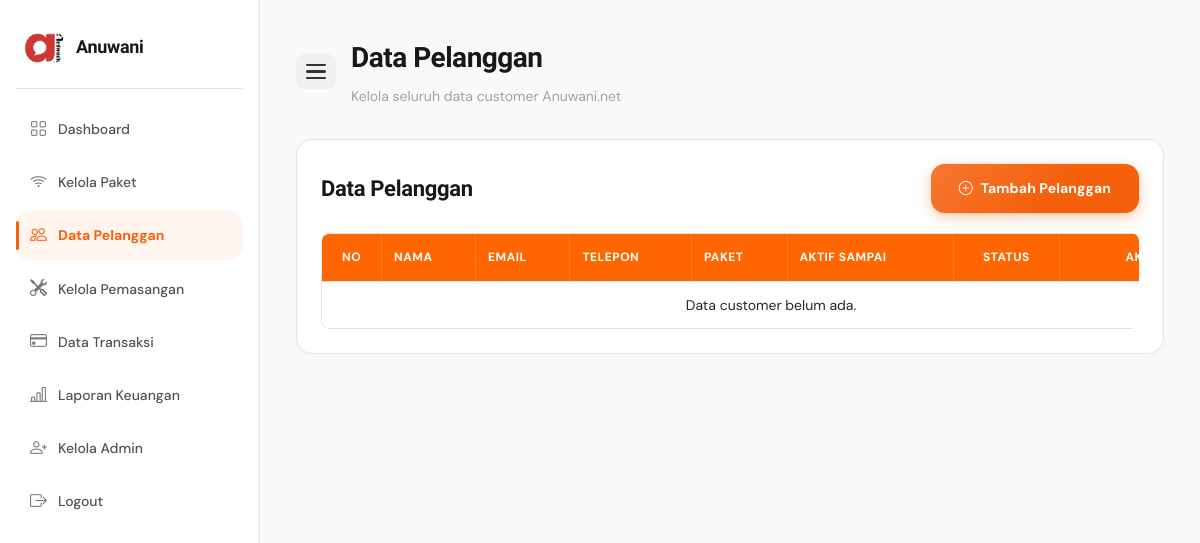
/admin/customer/index.php?page=6 (signed in), run on an earlier commit of the app's database.
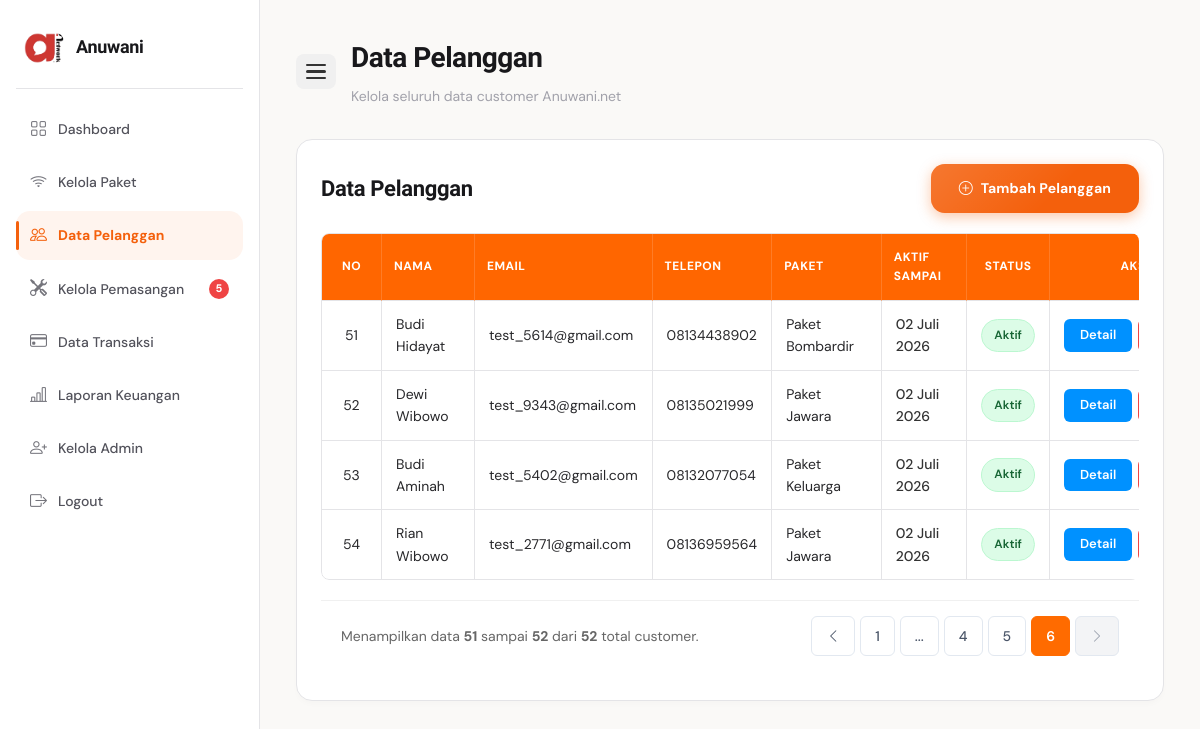
And on a later commit of the database.
### tables this page shows
CREATE TABLE `tb_langganan` (
  `id_langganan` int NOT NULL,
  `id_customer` int NOT NULL,
  `id_paket` int NOT NULL,
  `tanggal_mulai` date DEFAULT NULL,
  `tanggal_selesai` date DEFAULT NULL,
  `status_langganan` enum('aktif','suspend','berhenti','menunggu_verifikasi') DEFAULT 'aktif'
);

CREATE TABLE `tb_customer` (
  `id_customer` int NOT NULL,
  `id_user` int NOT NULL,
  `nama_customer` varchar(100) NOT NULL,
  `alamat_customer` text NOT NULL,
  `telepon_customer` varchar(20) DEFAULT NULL,
  `email_customer` varchar(100) DEFAULT NULL,
  `sumber_customer` enum('online','offline') DEFAULT NULL,
  `status_customer` enum('aktif','pending','nonaktif') DEFAULT 'pending',
  `created_at` timestamp NOT NULL DEFAULT CURRENT_TIMESTAMP
);

CREATE TABLE `tb_paket` (
  `id_paket` int NOT NULL,
  `nama_paket` varchar(100) NOT NULL,
  `harga` int NOT NULL,
  `kecepatan` varchar(50) NOT NULL,
  `deskripsi` text,
  `status` enum('aktif','nonaktif') DEFAULT 'aktif'
);

### admin/customer/index.php (the view, shortened to what this page needs)
<?php
require_once __DIR__ . '/../../koneksi.php';
$limit = 10;
$page = isset($_GET['page']) ? max(1, (int)$_GET['page']) : 1;
$offset = ($page - 1) * $limit;
$query_total = mysqli_query($koneksi, "SELECT COUNT(*) AS total FROM tb_customer");
$total_data = mysqli_fetch_assoc($query_total)['total'] ?? 0;
$total_pages = ceil($total_data / $limit);
$query = mysqli_query($koneksi, "
    SELECT
        tb_customer.*,
        tb_langganan.status_langganan,
        tb_langganan.tanggal_selesai,
        tb_paket.nama_paket
    FROM tb_customer
    LEFT JOIN tb_langganan ON tb_customer.id_customer = tb_langganan.id_customer
    LEFT JOIN tb_paket ON tb_langganan.id_paket = tb_paket.id_paket
    ORDER BY tb_customer.id_customer DESC
    LIMIT $limit OFFSET $offset
");
$query_notif_pemasangan = mysqli_query($koneksi, "
    SELECT COUNT(*) AS total
    FROM tb_pemasangan
    WHERE status_pemasangan = 'menunggu'
");
$total_notif_pemasangan = mysqli_fetch_assoc($query_notif_pemasangan)['total'] ?? 0;
function tgl_indo($tanggal) {
    $bulan_array = [
        1 => 'Januari', 'Februari', 'Maret', 'April', 'Mei', 'Juni',
        'Juli', 'Agustus', 'September', 'Oktober', 'November', 'Desember'
    ];
    $split = explode('-', $tanggal);
    return $split[2] . ' ' . $bulan_array[(int)$split[1]] . ' ' . $split[0];
}
?>
<!DOCTYPE html>
<html lang="id">
<head>
    <link rel="stylesheet" href="../../assets/css/style.css">
    <link rel="stylesheet" href="https://cdn.jsdelivr.net/npm/bootstrap-icons@1.11.3/font/bootstrap-icons.min.css">
</head>
<body>
<div class="dashboard-layout">
    <div class="sidebar">
        <div class="sidebar-logo">
            <img src="../../assets/images/logo.png" alt="Logo">
            <h2>Anuwani</h2>
        </div>
        <ul>
            <li><a href="../index.php"><i class="bi bi-grid"></i> <span>Dashboard</span></a></li>
            <li><a href="../paket/index.php"><i class="bi bi-wifi"></i> <span>Kelola Paket</span></a></li>
            <li><a href="index.php" class="active"><i class="bi bi-people"></i> <span>Data Pelanggan</span></a></li>
            <li>
                <a href="../pemasangan/index.php">
                    <i class="bi bi-tools"></i>
                    <span>Kelola Pemasangan</span>
                    <?php if ($total_notif_pemasangan > 0): ?>
                        <span class="notif-badge"><?= $total_notif_pemasangan; ?></span>
                    <?php endif; ?>
                </a>
            </li>
            <li>
                <a href="../transaksi/index.php">
                    <i class="bi bi-credit-card"></i> <span>Data Transaksi</span>
                </a>
            </li>
            <li><a href="../laporan_keuangan/index.php"><i class="bi bi-bar-chart-line"></i> <span>Laporan Keuangan</span></a></li>
            <li><a href="../admin_user/index.php"><i class="bi bi-person-plus"></i> <span>Kelola Admin</span></a></li>
            <li><a href="#" onclick="openLogoutModal()"><i class="bi bi-box-arrow-right"></i> <span>Logout</span></a></li>
        </ul>
    </div>
    <div class="dashboard-content">
        <div class="topbar">
            <button class="sidebar-toggle" id="sidebarToggle" aria-label="Toggle Sidebar">
                <span></span>
                <span></span>
                <span></span>
            </button>
            <div>
                <h1>Data Pelanggan</h1>
                <p>Kelola seluruh data customer Anuwani.net</p>
            </div>
        </div>
        <div class="table-card">
            <div class="table-header">
                <h3>Data Pelanggan</h3>
                <a href="tambah.php" class="btn-orange">
                    <i class="bi bi-plus-circle"></i> Tambah Pelanggan
                </a>
            </div>
            <div class="table-responsive-container">
                <table>
                    <thead>
                        <tr>
                            <th style="width: 60px; text-align: center;">No</th>
                            <th>Nama</th>
                            <th>Email</th>
                            <th>Telepon</th>
                            <th>Paket</th>
                            <th>Aktif Sampai</th>
                            <th style="text-align: center;">Status</th>
                            <th style="width: 160px; text-align: center;">Aksi</th>
                        </tr>
                    </thead>
                    <tbody>
                        <?php
                        $no = $offset + 1;
                        if (mysqli_num_rows($query) > 0) :
                            while ($data = mysqli_fetch_assoc($query)) :
                        ?>
                        <tr>
                            <td style="text-align: center;"><?= $no++; ?></td>
                            <td><?= htmlspecialchars($data['nama_customer'] ?? ''); ?></td>
                            <td><?= htmlspecialchars($data['email_customer'] ?? ''); ?></td>
                            <td><?= htmlspecialchars($data['telepon_customer'] ?? ''); ?></td>
                            <td><?= htmlspecialchars($data['nama_paket'] ?? '-'); ?></td>
                            <td>
                                <span style="font-weight: 500; color: #333;">
                                    <?= tgl_indo($data['tanggal_selesai']); ?>
                                </span>
                            </td>
                            <td style="text-align: center;">
                                <?php
                                $status = strtolower($data['status_langganan'] ?? '');
                                if ($status == 'aktif') :
                                ?>
                                    <span class="status-active">Aktif</span>
                                <?php elseif ($status == 'suspend') : ?>
                                    <span class="status-pending">Suspend</span>
                                <?php elseif ($status == 'berhenti') : ?>
                                    <span class="status-nonactive">Berhenti</span>
                                <?php else : ?>
                                    <span class="status-pending">Tidak Aktif</span>
                                <?php endif; ?>
                            </td>
                            <td>
                                <div class="table-action" style="display: flex; gap: 6px; justify-content: center;">
                                    <a href="detail.php?id=<?= $data['id_customer']; ?>" class="btn-edit">Detail</a>
                                </div>
                            </td>
                        </tr>
                        <?php
                            endwhile;
                        else :
                        ?>
                        <tr>
                            <td colspan="8" style="text-align: center; padding: 20px; color: #666;">Data customer belum ada.</td>
                        </tr>
                        <?php endif; ?>
                    </tbody>
                </table>
            </div>
            <?php if ($total_pages > 1) : ?>
            <div class="pagination-wrapper">
                <div class="pagination-info">
                    Menampilkan data <b><?= $offset + 1; ?></b> sampai <b><?= min($offset + $limit, $total_data); ?></b> dari <b><?= $total_data; ?></b> total customer.
                </div>
                <div class="pagination-buttons">
                    <?php if ($page > 1) : ?>
                        <a href="index.php?page=<?= $page - 1; ?>"><i class="bi bi-chevron-left"></i></a>
                    <?php else : ?>
                        <span class="disabled-btn"><i class="bi bi-chevron-left"></i></span>
                    <?php endif; ?>
                    <?php
                    $start_loop = max(1, $page - 2);
                    $end_loop = min($total_pages, $page + 2);
                    if ($start_loop > 1) {
                        echo '<a href="index.php?page=1">1</a>';
                        if ($start_loop > 2) echo '<span>...</span>';
                    }
                    for ($i = $start_loop; $i <= $end_loop; $i++) {
                        if ($page == $i) {
                            echo '<span class="active-page">' . $i . '</span>';
                        } else {
                            echo '<a href="index.php?page=' . $i . '">' . $i . '</a>';
                        }
                    }
                    ?>
                    <?php if ($page < $total_pages) : ?>
                        <a href="index.php?page=<?= $page + 1; ?>"><i class="bi bi-chevron-right"></i></a>
                    <?php else : ?>
                        <span class="disabled-btn"><i class="bi bi-chevron-right"></i></span>
                    <?php endif; ?>
                </div>
            </div>
            <?php endif; ?>
        </div>
    </div>
</div>
</body>
</html>

### admin/customer/index.php (style rules this page uses)
.notif-badge { display: inline-flex; align-items: center; justify-content: center; width: 20px; height: 20px; border-radius: 50%; background: #ef4444; color: #fff; font-size: 11px; font-weight: 800; margin-left: auto; flex-shrink: 0; animation: pulse-badge 1.8s ease-in-out infinite; }
.status-active { background: #dcfce7; color: #166534; padding: 6px 12px; border-radius: 20px; font-size: 12px; font-weight: 600; }
.dashboard-layout { display: flex !important; width: 100%; min-height: 100vh; overflow-x: hidden; }
.sidebar-toggle { display: flex !important; flex-direction: column; gap: 4px; background: #f0f0f0; border: none; padding: 10px; border-radius: 8px; cursor: pointer; margin-right: 15px; transition: background 0.2s; }
.sidebar-toggle span { display: block; width: 20px; height: 2.5px; background-color: #333; border-radius: 2px; }
.table-card { background: #ffffff !important; border-radius: 16px !important; padding: 24px !important; box-shadow: 0 4px 6px -1px rgba(0,0,0,0.02) !important; }
.table-header { display: flex !important; justify-content: space-between !important; align-items: center !important; margin-bottom: 20px !important; flex-wrap: wrap !important; gap: 15px !important; }
.table-responsive-container { overflow-x: auto; width: 100%; border-radius: 8px; }
.table-responsive-container table { width: 100% !important; min-width: 900px; border-collapse: separate !important; border-spacing: 0 !important; border: 1px solid #e4e4e7 !important; border-radius: 8px !important; overflow: hidden !important; }
.table-responsive-container table th { background: #ff6600 !important; color: #ffffff !important; text-transform: uppercase !important; font-size: 12px !important; font-weight: 700 !important; letter-spacing: .5px; padding: 14px 12px !important; border-bottom: 1px solid #e4e4e7 !important; border-right: 1px solid rgba(255,255,255,.15) !important; }
.table-responsive-container table th:last-child { border-right: none !important; }
.table-responsive-container table td { padding: 12px 14px !important; border-bottom: 1px solid #e4e4e7 !important; border-right: 1px solid #e4e4e7 !important; color: #27272a !important; vertical-align: middle; }
.table-responsive-container table td:last-child { border-right: none !important; }
.table-responsive-container table tr:last-child td { border-bottom: none !important; }
.pagination-wrapper { display: flex; justify-content: space-between; align-items: center; flex-wrap: wrap; gap: 15px; margin-top: 20px; padding-top: 15px; border-top: 1px solid #f0f0f0; padding-left: 20px; padding-right: 20px; padding-bottom: 20px; }
.pagination-info { font-size: 14px; color: #666; }
.pagination-buttons { display: flex; gap: 5px; list-style: none; padding: 0; margin: 0; }
.pagination-buttons a, .pagination-buttons span { display: inline-block; padding: 8px 14px; border-radius: 6px; border: 1px solid #e2e8f0; color: #4a5568; text-decoration: none; font-size: 14px; font-weight: 500; transition: all 0.2s; }
.pagination-buttons .active-page { background: #ff6b00; color: #ffffff; border-color: #ff6b00; font-weight: 600; }
.pagination-buttons .disabled-btn { color: #cbd5e1; background: #f8fafc; pointer-events: none; border-color: #e2e8f0; }
@media (min-width: 992px) { .sidebar { position: fixed !important; top: 0 !important; left: 0 !important; height: 100vh !important; z-index: 1000 !important; overflow-y: auto !important; width: 260px !important; min-width: 260px !important; max-width: 260px !important; transition: all 0.3s cubic-bezier(0.4, 0, 0.2, 1) !important; } }
@media (min-width: 992px) { .dashboard-content { flex-grow: 1 !important; margin-left: 260px !important; width: calc(100% - 260px) !important; transition: all 0.3s cubic-bezier(0.4, 0, 0.2, 1) !important; } }
@media (min-width: 992px) { .topbar { display: flex !important; align-items: center !important; justify-content: flex-start !important; } }
.btn-edit { display: inline-flex; align-items: center; justify-content: center; padding: 6px 16px; border-radius: 6px; font-size: 13px; font-weight: 600; background: #0091ff; color: #ffffff !important; text-decoration: none; border: none; transition: all .2s; }

What changed in the data, as far as the page shows it:
added tb_langganan: id_customer.nama_customer "Budi Hidayat", id_customer.email_customer "test_5614@gmail.com", id_customer.telepon_customer "08134438902", id_paket.nama_paket "Paket Bombardir", tanggal_selesai "02 Juli 2026", status_langganan "Aktif"
added tb_langganan: id_customer.nama_customer "Dewi Wibowo", id_customer.email_customer "test_9343@gmail.com", id_customer.telepon_customer "08135021999", id_paket.nama_paket "Paket Jawara", tanggal_selesai "02 Juli 2026", status_langganan "Aktif"
added tb_langganan: id_customer.nama_customer "Budi Aminah", id_customer.email_customer "test_5402@gmail.com", id_customer.telepon_customer "08132077054", id_paket.nama_paket "Paket Keluarga", tanggal_selesai "02 Juli 2026", status_langganan "Aktif"
added tb_langganan: id_customer.nama_customer "Rian Wibowo", id_customer.email_customer "test_2771@gmail.com", id_customer.telepon_customer "08136959564", id_paket.nama_paket "Paket Jawara", tanggal_selesai "02 Juli 2026", status_langganan "Aktif"
Also different on the page:
$total_notif_pemasangan: (not shown) → "5"
$offset + 1: (not shown) → "51"
min($offset + $limit, $total_data): (not shown) → "52"
$total_data: (not shown) → "52"
text no longer shown: "Data customer belum ada."
text now shown: "Menampilkan data sampai dari total customer. 1 ..."
new list line: "4"
new list line: "5"
new list line: "6"
